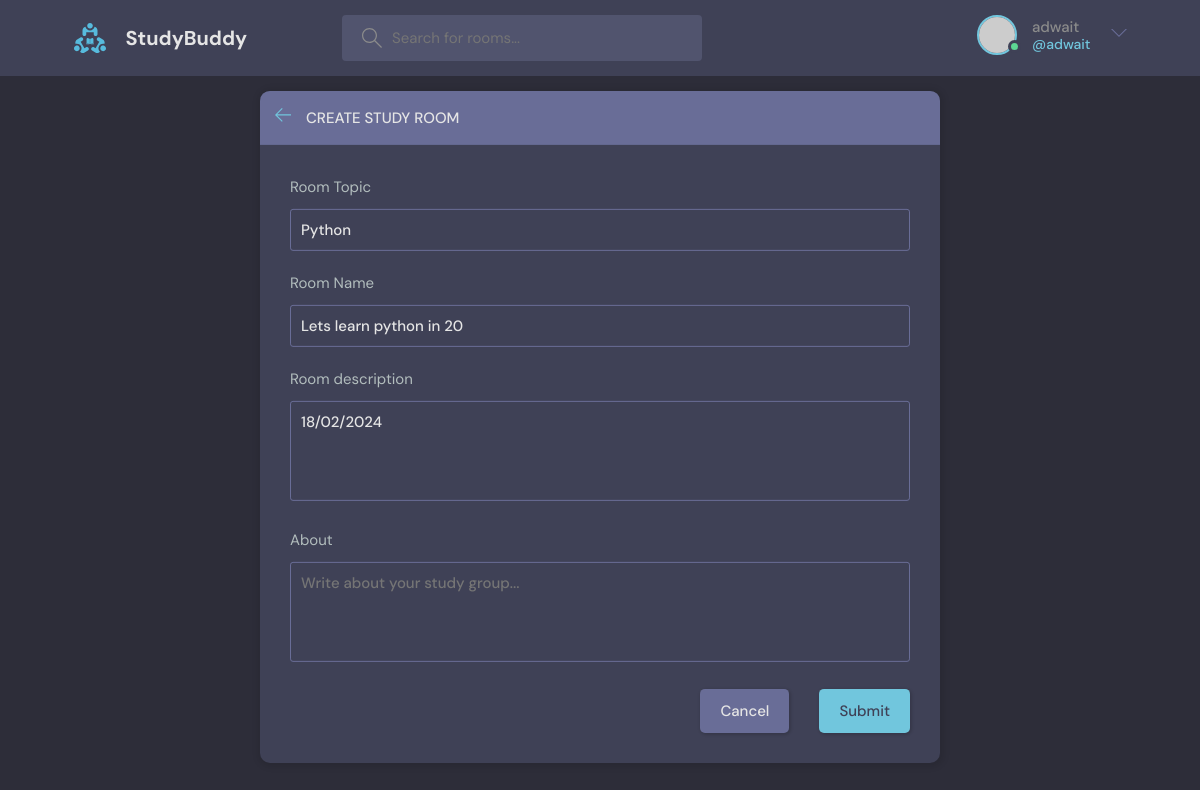
The app's page /base/update-room/7/ (signed in) with its own data.
### base/models.py (models this page shows, shortened)
class Room(models.Model):
    host = models.ForeignKey(User, on_delete=models.CASCADE, null =True)
    topic = models.ForeignKey(Topic, on_delete=models.SET_NULL, null =True)
    name = models.CharField(max_length=200)
    description = models.TextField(null=True, blank=True)
    participants = models.ManyToManyField(User, related_name='participants', blank=True)
    updated = models.DateTimeField(auto_now=True)
    created = models.DateTimeField(auto_now_add=True)
    class Meta:
        ordering = ['-updated', '-created']

class Topic (models.Model):
    name = models.CharField(max_length = 200)

### base/views.py (the view, shortened to what this page needs)
# urls.py: path("update-room/<str:pk>/", views.updateRoom, name="base.updateRoom"),
@login_required(login_url='base.login')
def updateRoom(request, pk):
    room = Room.objects.get(id =pk)
    form = RoomForm(instance=room)
    topics = Topic.objects.all()
    if request.user != room.host:
        return HttpResponse("Not your Room, room can be updated by host only!")
    context = {'form':form, "topics":topics, "room":room}
    return render(request, 'base/room_form.html', context)

### base/forms.py
class RoomForm(ModelForm):
    class Meta:
        model = Room
        fields = '__all__'
        exclude = ['host', 'participants']

### base/templates/base/room_form.html (shortened to what this page needs)
{% extends 'main.html' %} {% block content%}
<main class="create-room layout">
  <div class="container">
    <div class="layout__box">
      <div class="layout__boxHeader">
        <div class="layout__boxTitle">
          <a href="{% url 'base.home' %}">
            <svg
              version="1.1"
              xmlns="http://www.w3.org/2000/svg"
              width="32"
              height="32"
              viewBox="0 0 32 32"
            >
              <title>arrow-left</title>
              <path
                d="M13.723 2.286l-13.723 13.714 13.719 13.714 1.616-1.611-10.96-10.96h27.625v-2.286h-27.625l10.965-10.965-1.616-1.607z"
              ></path>
            </svg>
          </a>
          <h3>Create Study Room</h3>
        </div>
      </div>
      <div class="layout__body">
        <form class="form" action="" method="POST">
          <div class="form__group">
            <label for="room_topic">Room Topic</label>
            <input
              required
              type="text"
              value="{{room.topic.name}}"
              name="topic"
              list="topic-list"
            />
          </div>
          <div class="form__group">
            <label for="room_name">Room Name</label>
            {{form.name}}
          </div>
          <div class="form__group">
            <label for="room_description">Room description</label>
            {{form.description}}
          </div>
          <div class="form__group">
            <label for="room_about">About</label>
            <textarea
              name="room_about"
              id="room_about"
              placeholder="Write about your study group..."
            ></textarea>
          </div>
          <div class="form__action">
            <a class="btn btn--dark" href="index.html">Cancel</a>
            <button class="btn btn--main" type="submit">Submit </button>
          </div>
        </form>
      </div>
    </div>
  </div>
</main>
{%endblock content%}

### templates/navbar.html (shortened to what this page needs)
{% load static %}
<header class="header header--loggedIn">
  <div class="container">
    <a href="{% url 'base.home'%}" class="header__logo">
      <img src="{% static 'images/logo.svg' %}" />
      <h1>StudyBuddy</h1>
    </a>
    <form class="header__search" method="GET" action="{% url 'base.home'%}">
      <label>
        <input name="q" placeholder="Search for rooms..." />
      </label>
    </form>
    <nav class="header__menu">
      {% if request.user.is_authenticated %}
      <div class="header__user">
        <a href="{% url 'base.updateUser' %}">
          <div class="avatar avatar--medium active">
            <img src="https://randomuser.me/api/portraits/men/37.jpg" />
          </div>
          <p>
            {{request.user.username}} <span>@{{request.user.username}}</span>
          </p>
        </a>
        <button class="dropdown-button">
          <svg
            version="1.1"
            xmlns="http://www.w3.org/2000/svg"
            width="32"
            height="32"
            viewBox="0 0 32 32"
          >
            <title>chevron-down</title>
            <path d="M16 21l-13-13h-3l16 16 16-16h-3l-13 13z"></path>
          </svg>
        </button>
      </div>
      {% else %}
      <a href="{% url 'base.login'%}">
        <img src="{% static 'images/avatar.svg' %}" />
        <p>Login</p>
      </a>
      {% endif %}
    </nav>
  </div>
</header>

### records on screen
Room: topic "Python", name "Lets learn python in 20", description "18/02/2024"

### other values on screen
{{ request.user.username }} "adwait"
